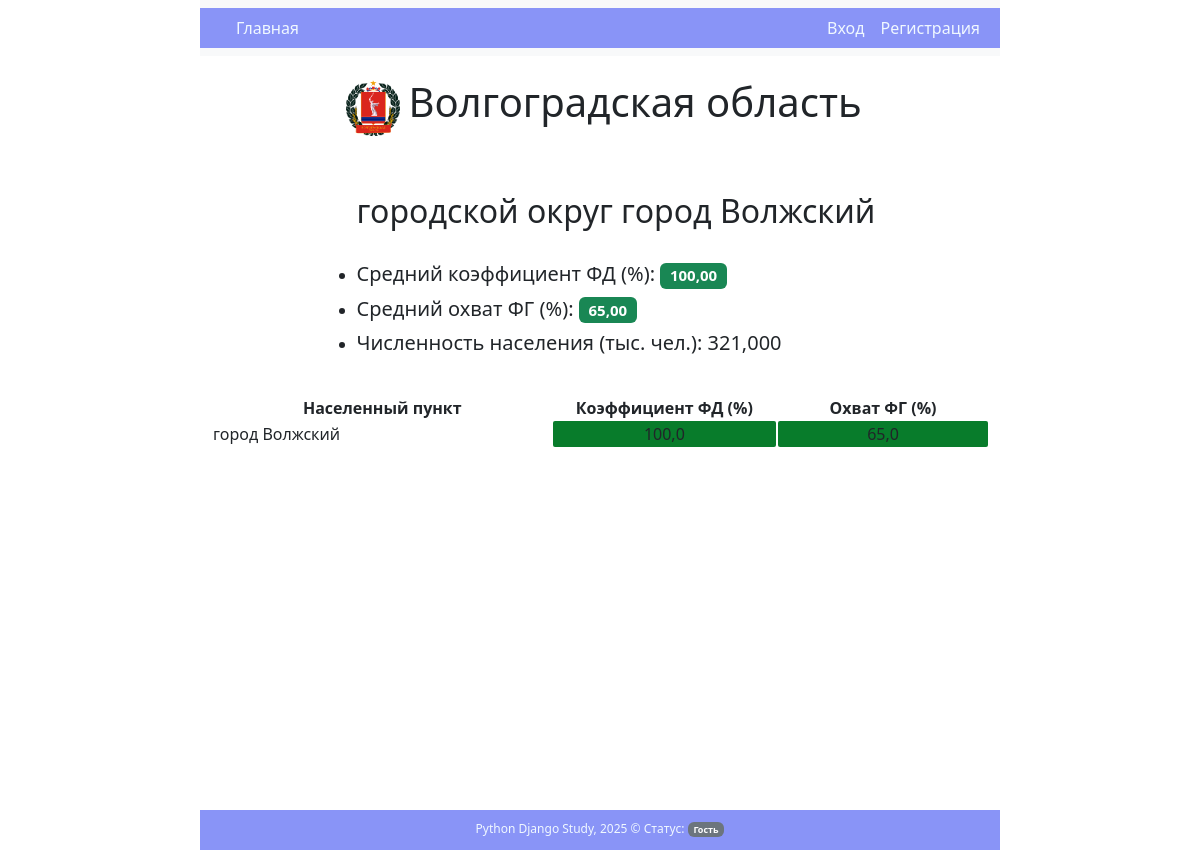
The app's page /mo_city/4/ with its own data.
### core/models.py (models this page shows)
class StatisticsShort(models.Model):
    MO = models.ForeignKey(MO, on_delete=models.SET_NULL, null=True, blank=True, verbose_name="Муниципальное образование второго уровня")
    period = models.DateTimeField(auto_now_add=True, verbose_name="Отчетный период")
    MO2	= models.TextField (verbose_name="Муниципальное образование второго уровня")
    MO1	= models.TextField (verbose_name="Муниципальное образование первого уровня")
    F = models.FloatField(verbose_name="Коэффициент финансовой доступности")
    FG = models.FloatField(verbose_name="Коэффициент финансовой грамотности")
    CHN	= models.FloatField (verbose_name="Население", help_text="Численность населения")
    CHN_Sub	= models.FloatField (verbose_name="Население", help_text="Численность населения")
    Pop_Per	= models.FloatField (verbose_name="Население", help_text="Численность населения")
    class Meta:
        verbose_name = "Статистика"
        verbose_name_plural = "отчеты"

### core/views.py (the view)
# urls.py: path('mo_city/<int:mo_id>/', MO_City_View.as_view(), name='mo_city'),
class MO_City_View(TemplateView):
    model = StatisticsShort
    template_name = "MO_City.html"
    context_object_name = 'mo'
    pk_url_kwarg = "mo_id"
    def get_context_data(self, **kwargs):
        context = super().get_context_data(**kwargs)
        mo_id = self.kwargs.get('mo_id')  # Извлекаем mo_id из URL
        mo = StatisticsShort.objects.filter(MO=mo_id).order_by('FG')  # Получаем все объекты по mo_id
        mo_head = StatisticsShort.objects.values("MO2").annotate(avg_F=Avg('F')).annotate(avg_FG=Avg('FG')).annotate(avg_CHN=Avg('CHN')).filter(MO=mo_id)
        context['mo'] = mo  # Добавляем объект в контекст
        for item in context['mo']:
            item.F = float(item.F.replace(',', '.'))  # Заменяем запятую на точку и преобразуем в число
            item.FG = float(item.FG.replace(',', '.'))
        context['mo_head'] = mo_head
        return context

### core/context_processors.py (called while the page is built)
def get_main_menu(request):
    context = {
        'menu':[
            {'name': "Главная", 'url':'landing'},
        ]
    }
    return context

### core/templates/MO_City.html
{% extends "base.html" %}
{% load static %}
{% block content %}
    <div class="region_info d-flex flex-row mb-3 justify-content-center">
        <div class="p-2">
            <img src="{% static 'images/Gerb VO.png' %}" alt="Волгоградская область" class="reg_gerb">
        </div>
        <div class="p-6">
            <p class="region">Волгоградская область</p>
        </div>
	</div>
	<div class="d-flex flex-row mb-3 justify-content-center">
		{% for item in mo_head %}
			<ul >
				<h2>{{item.MO2}}</h2><br>
				{% if item.avg_F  >= 80 %}
                        <li><h5>Средний коэффициент ФД (%): <span class="badge bg-success">{{item.avg_F |floatformat:2 }}</span></h5></li>
                        {% elif item.avg_F >= 60 %}
                            <li><h5>Средний коэффициент ФД (%): <span class="badge bg-warning">{{item.avg_F |floatformat:2 }}</span></h5></li>
						{% elif item.avg_F >= 40 %}
                            <li><h5>Средний коэффициент ФД (%): <span class="badge bg-warning">{{item.avg_F |floatformat:2 }}</span></h5></li>
						{% elif item.avg_F >= 20 %}
                            <li><h5>Средний коэффициент ФД (%): <span class="badge bg-danger">{{item.avg_F |floatformat:2 }}</span></h5></li>
						{% elif item.avg_F >= 0 %}
                            <li><h5>Средний коэффициент ФД (%): <span class="badge bg-danger">{{item.avg_F |floatformat:2 }}</span></h5></li>
                    {% endif %}
				{% if item.avg_FG  >= 60 %}
                        <li><h5>Средний охват ФГ (%): <span class="badge bg-success">{{item.avg_FG |floatformat:2 }}</span></h5></li>
                        {% elif item.avg_FG >= 40 %}
                            <li><h5>Средний охват ФГ (%): <span class="badge bg-warning">{{item.avg_FG |floatformat:2 }}</span></h5></li>
						{% elif item.avg_FG >= 20 %}
                            <li><h5>Средний охват ФГ (%): <span class="badge bg-danger">{{item.avg_FG |floatformat:2 }}</span></h5></li>
						{% elif item.avg_FG >= 0 %}
                            <li><h5>Средний охват ФГ (%): <span class="badge bg-secondary">{{item.avg_FG |floatformat:2 }}</span></h5></li>
                    {% endif %}
				<li><h5>Численность населения (тыс. чел.):  {{item.avg_CHN |floatformat:3 }}</h5></li>
			</ul>
		{% endfor %}
	</div>
	<div class=" d-flex flex-row mb-3 justify-content-center">
		<table>
			<thead>
				<tr>
					<th class="table_name">Населенный пункт </th>
					<th class="table_data">Коэффициент ФД (%)</th>
					<th></th>
					<th class="table_data">Охват ФГ (%)</th>
				</tr>
			</thead>
			<tbody>
				{% for item in mo %}
				<tr>
					<td >{{ item.MO1 }}</td>
					<td class="table_data" style="background-color: {% if item.F >= 80 %} #087c2bff {% elif item.F >= 60 %} #ffcc00 {% elif item.F >= 40 %} #ff9900 {% elif item.F >= 20 %} #ff3300 {% else %} #ff0000 {% endif %};">
					{{ item.F }}
					</td>
					<td></td>
					<td class="table_data" style="background-color: {% if item.FG >= 60 %} #087c2bff {% elif item.FG >= 40 %} #ffcc00  {% elif item.FG >= 20 %} #ff3300 {% else %} #ff0000 {% endif %};">
					{{ item.FG }}
					</td>
				</tr>
				<tr class = "table-row">
					<td></td>
				</tr>
				{% endfor %}
			</tbody>
		</table>
	</div>
{% endblock content %}

### static/css/main.css (style rules this page uses)
body { margin: 0; padding: 0; height: calc(100vh + 50px); }
.region { text-align: center; font-size: 5vh; }
.region_info { padding-bottom: 3vh; padding-top: 2vh; height: 15vh; }
.table_name { width: 400px; text-align: center; }
.table_data { width: 250px; text-align: center; padding: -5px; border-radius: 2px; margin-bottom:2px ; }
.region_info div { max-height: 15vh; }
.region_info img { width: auto; height: 7vh; }

### records on screen
StatisticsShort: MO2 "городской округ город Волжский", avg_F "100,00", avg_FG "65,00", avg_CHN "321,000", MO1 "город Волжский", F "100,0", FG "65,0"

### other values on screen
{{ menu_item.name }} "Главная"
